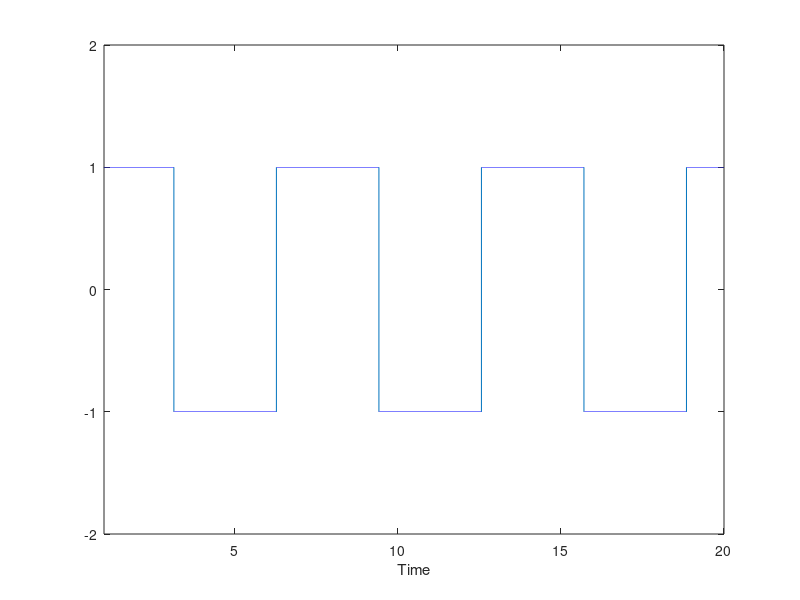

Write the MATLAB code that produced this figure. (Note: this script raises an error after producing the figure.)
% Plotting of a Square Wave

clc;
clear all;
close all;

x=0:0.0001:20;
y=square(x);
plot(x,y);
axis([1 20 -2 2]);
xlabel('Time')
label('Amplitude')
title('plotting of a Square Wave')